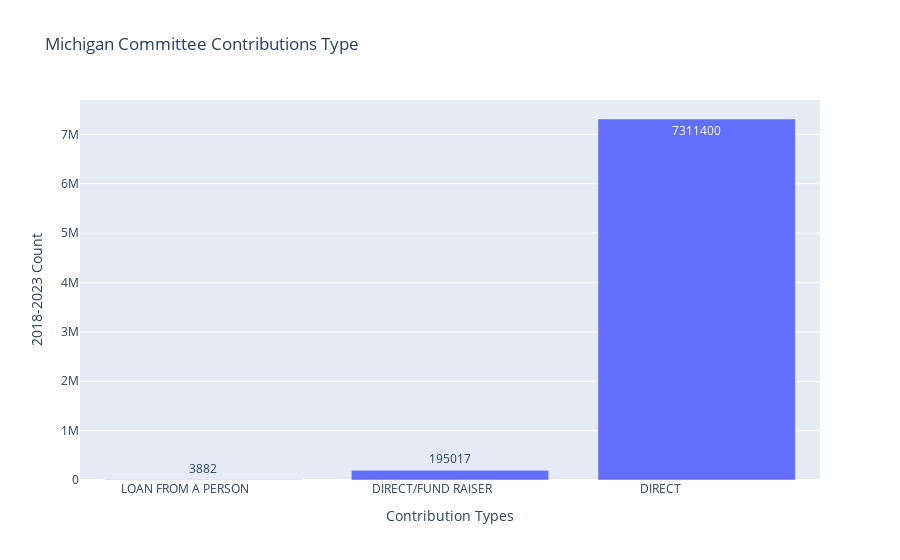

Notebook source saved alongside this figure:
### Code cell
# Plot 2018-2023 Contributions by Type
fig = px.bar(
    contribution_type_count,
    x="Cont_Type",
    y="Count",
    title="Michigan Committee Contributions Type",
    text="Count",
)
fig.update_layout(
    xaxis_title="Contribution Types",
    yaxis_title="2018-2023 Count",
    xaxis={"categoryorder": "total ascending"},
)
fig.show()

### Figure 1 — Plotly figure (JSON) as saved in the notebook; plotly's stock layout.template omitted (floating-point values rounded to 4 significant figures)
{"data": [{"alignmentgroup": "True", "hovertemplate": "Cont_Type=%{x}<br>Count=%{text}<extra></extra>", "legendgroup": "", "marker": {"color": "#636efa", "pattern": {"shape": ""}}, "name": "", "offsetgroup": "", "orientation": "v", "showlegend": false, "text": [7311400, 195017, 3882], "textposition": "auto", "type": "bar", "x": ["DIRECT                        ", "DIRECT/FUND RAISER            ", "LOAN FROM A PERSON            "], "xaxis": "x", "y": [7311400, 195017, 3882], "yaxis": "y"}], "layout": {"barmode": "relative", "legend": {"tracegroupgap": 0}, "title": {"text": "Michigan Committee Contributions Type"}, "xaxis": {"anchor": "y", "categoryorder": "total ascending", "domain": [0, 1], "title": {"text": "Contribution Types"}}, "yaxis": {"anchor": "x", "domain": [0, 1], "title": {"text": "2018-2023 Count"}}}}
